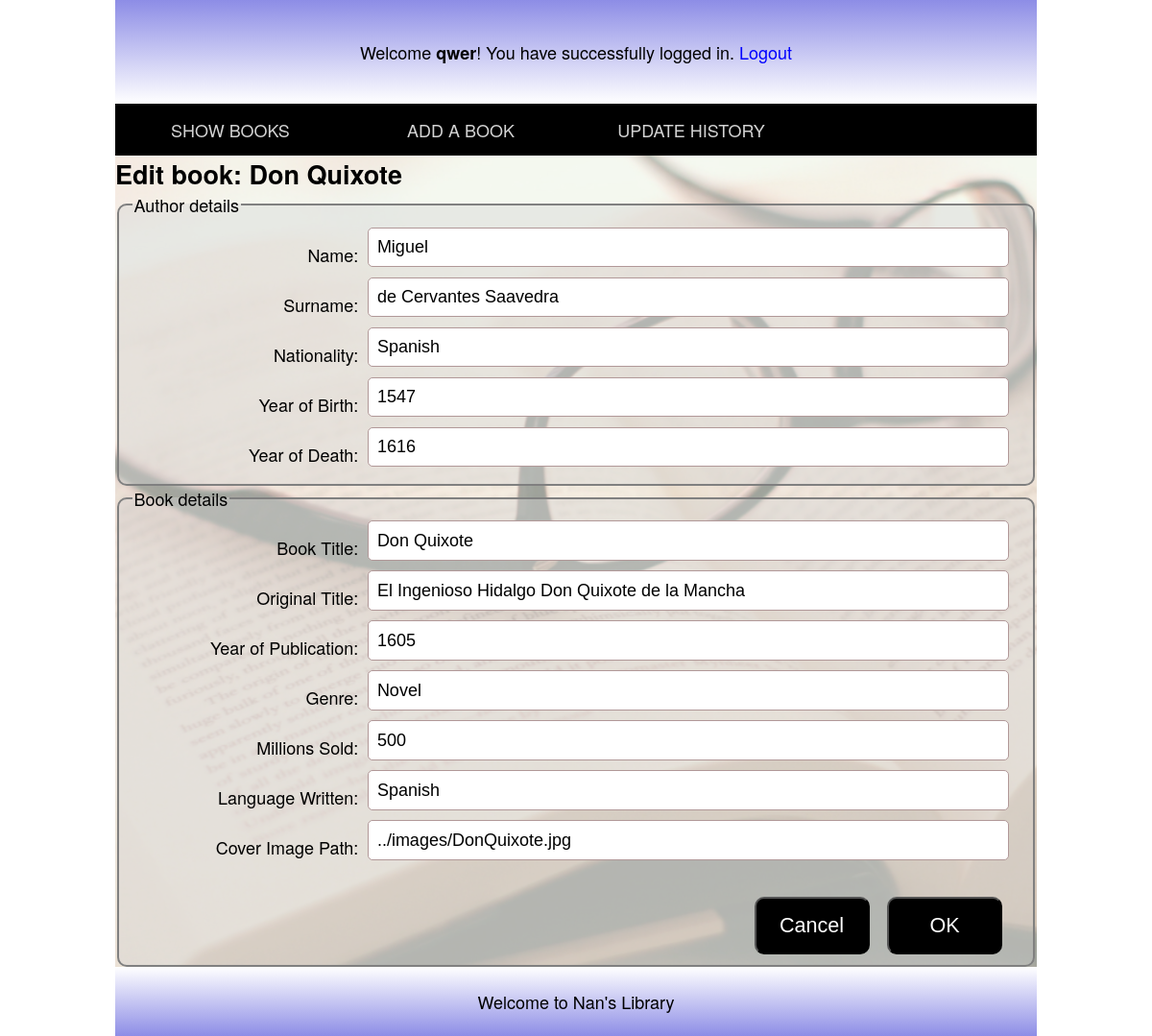
The page /view/pages/adminBookCentral.php?link=editbook&BookID=1 (signed in) on the database its author committed.
### tables this page shows
CREATE TABLE `book` (
  `BookID` int(10) UNSIGNED NOT NULL,
  `BookTitle` varchar(255) NOT NULL,
  `OriginalTitle` varchar(255) DEFAULT NULL,
  `YearofPublication` int(4) NOT NULL DEFAULT '0',
  `Genre` varchar(30) NOT NULL,
  `MillionsSold` int(10) UNSIGNED NOT NULL,
  `LanguageWritten` varchar(30) NOT NULL,
  `AuthorID` int(10) UNSIGNED NOT NULL,
  `coverImagePath` varchar(255) NOT NULL
);

CREATE TABLE `author` (
  `AuthorID` int(10) UNSIGNED NOT NULL,
  `Name` varchar(30) NOT NULL,
  `Surname` varchar(30) NOT NULL,
  `Nationality` varchar(30) NOT NULL,
  `BirthYear` int(4) UNSIGNED NOT NULL,
  `DeathYear` int(4) UNSIGNED DEFAULT NULL
);

### view/pages/editBookForm.php (the view, shortened to what this page needs)
<?php
$sql = "SELECT * FROM author INNER JOIN book ON author.AuthorID = book.AuthorID WHERE book.BookID = '{$_GET['BookID']}'";
$stmt = $conn->prepare($sql);
$stmt->execute();
$result = $stmt->fetch(PDO::FETCH_ASSOC);
?>
<div class="bigholder">
	<h1>Edit book: <?php echo $result['BookTitle'] ?></h1>
	<form action="../../controller/pdoEditBook.php"  method="post">
		<fieldset>
			<legend>Author details</legend>
			<label>Name:</label>
			<input type="text" name=name $pattern="[A-Za-z._%+-]{2,128}" value="<?php echo $result['Name'] ?>" required><br><br>
			<label>Surname:</label>
			<input type="text" name=surname pattern="[A-Za-z._%+-]{2,128}" value="<?php echo $result['Surname'] ?>" required><br><br>
			<label>Nationality:</label>
			<input type="text" name=nationality pattern="[A-Za-z]{2,128}" value="<?php echo $result['Nationality'] ?>" required><br><br>
			<label>Year of Birth:</label>
			<input type="text" name=yob size="4" maxlength="4" value="<?php echo $result['BirthYear'] ?>" required><br><br>
			<label>Year of Death:</label>
			<input type="text" name=yod size="4" maxlength="4" value="<?php echo $result['DeathYear'] ?>"><br><br>
		</fieldset>
		<fieldset>
			<legend>Book details</legend>
			<label>Book Title:</label>
			<input type="text" name=bt minlength="1" value="<?php echo $result['BookTitle'] ?>" required><br><br>
			<label>Original Title:</label>
			<input type="text" name=ot minlength="1" value="<?php echo $result['OriginalTitle'] ?>" required><br><br>
			<label>Year of Publication:</label>
			<input type="text" name=yop size="4" maxlength="4" value="<?php echo $result['YearofPublication'] ?>" required><br><br>
			<label>Genre:</label>
			<input type="text" name=genre maxlength="50" pattern="[A-Za-z]{1,50}" value="<?php echo $result['Genre'] ?>" required><br><br>
			<label>Millions Sold:</label>
			<input type="text" name=sold size="4" maxlength="4" value="<?php echo $result['MillionsSold'] ?>" required><br><br>
			<label>Language Written:</label>
			<input type="text" name=lan maxlength="50" value="<?php echo $result['LanguageWritten'] ?>" required><br><br>
			<label>Cover Image Path:</label>
			<input type="text" name=cip maxlength="255" value="<?php echo $result['coverImagePath'] ?>" required><br><br>
			<div class="buttons">
				<input type="submit" value="OK">
				<input type="button" onclick="location.href='?link=showbooks';" value="Cancel" />
			</div>
		</fieldset>
	</form>
</div>

### view/css/resCSS.css (style rules this page uses)
html, body, div, span, header, section, nav, article, aside, footer, p, h1, h2, h3, h4 { border:0; margin:0;padding:0; }
html { font-family:Gotham, "Helvetica Neue", Helvetica, Arial, sans-serif; font-size:18px; }
.bigholder { width:100%; height:auto; float:left; }
fieldset { box-sizing: border-box; border: 2px solid gray; border-radius: 10px; min-height: 300px; background-color: rgba(211, 211, 211, 0.4); }
label { width:25%; float:left; text-align:right; padding-top:15px; margin:0.5%; font-size:1em; }
input[type="text"],input[type="email"], input[type="password"] { width:70%; float:left; padding:1%; margin:0.5%; font-size:1em; border:1px solid #B19898; border-radius:5px; }
input[type="submit"], input[type='button'] { float:right; padding:15px; font-size:1.2em; border-radius: 10px; min-width:120px; background-color:black; color:white; margin-top:1.5em; margin-right: 2%; transition: 0.5s }
.buttons { position: relative; width: 100%; }

### rows shown on the page
book: BookTitle "Don Quixote", name "Miguel", surname "de Cervantes Saavedra", nationality "Spanish", yob "1547", yod "1616", bt "Don Quixote", ot "El Ingenioso Hidalgo Don Quixote de la Mancha", yop "1605", genre "Novel", sold "500", lan "Spanish", cip "../images/DonQuixote.jpg"

### other values the page prints
$_SESSION['login'] "qwer"
